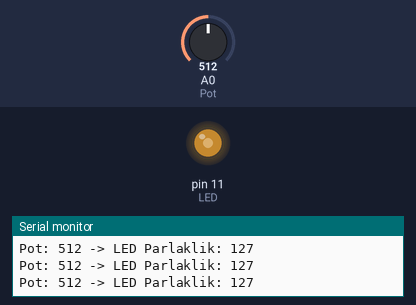
A sketch run on a simulated Arduino Uno, built with avr-gcc and run on an emulated ATmega328P. Shown: output pins drawn as LEDs (lit = HIGH), the last lines printed to the serial monitor. The test bench sets the inputs (shaded band); at power-on: A0 (Pot) = 512.

Above: at 1.2 s.
1.3 s: A0 (Pot) set to 716
At 2.6 s:
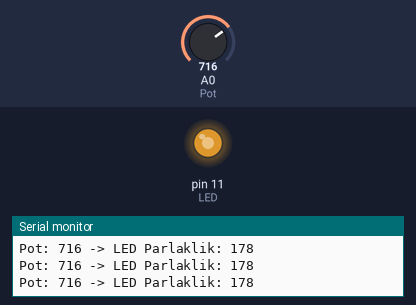
2.9 s: A0 (Pot) set to 900
At 4.1 s:
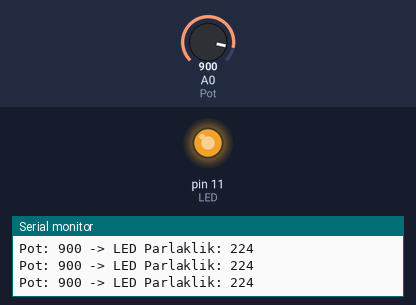
4.5 s: A0 (Pot) set to 122
At 5.5 s:
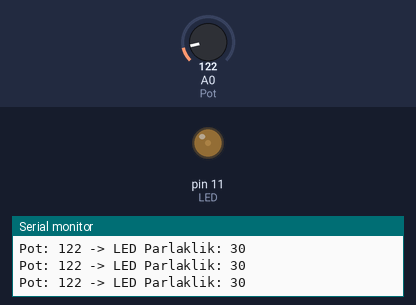
6.1 s: A0 (Pot) set to 0
At 6.9 s:
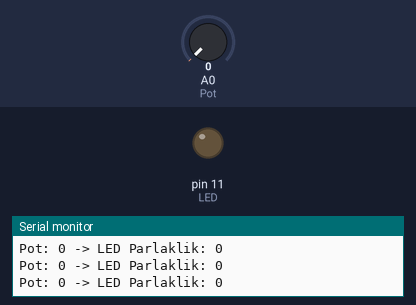
7.7 s: A0 (Pot) set to 511
At 8.3 s:
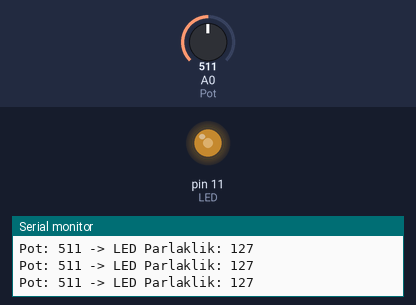
Timing chart, 0 to 10.3 s (numbered marks = the images above; inputs shaded):
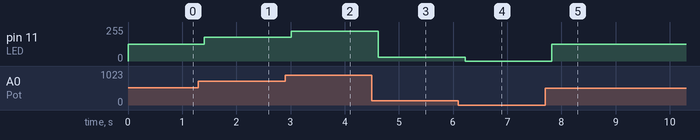

Measured:
- after the input at 1.3 s, pin 11 (LED): 127/255 → 178/255 after 0.11 s
- after the input at 2.9 s, pin 11 (LED): 178/255 → 224/255 after 0.11 s
- after the input at 4.5 s, pin 11 (LED): 224/255 → 30/255 after 0.12 s
- after the input at 6.1 s, pin 11 (LED): 30/255 → 0/255 after 0.12 s
- after the input at 7.7 s, pin 11 (LED): 0/255 → 127/255 after 0.13 s

The sketch:

ders_7_potansiyometre_ile_led_parlaklik.ino
```cpp
// Mucit Akademisi Tekrar Notları
// Bu kodun amacı: Potansiyometreyi çevirerek LED’in parlaklığını ayarlamaktır.

void setup() {
  pinMode(11, OUTPUT);   // 11 numaralı pine bağlı LED
  Serial.begin(9600);    // Ekrana yazdırmak için
}

void loop() {
  int potDeger = analogRead(A0);               // Pot değeri 0 - 1023 arası
  int ledParlaklik = map(potDeger, 0, 1023, 0, 255); // 0 - 255 arası dönüştür
  analogWrite(11, ledParlaklik);               // LED parlaklığı ayarlanır

  Serial.print("Pot: ");
  Serial.print(potDeger);
  Serial.print(" -> LED Parlaklik: ");
  Serial.println(ledParlaklik);

  delay(200);
}
```
